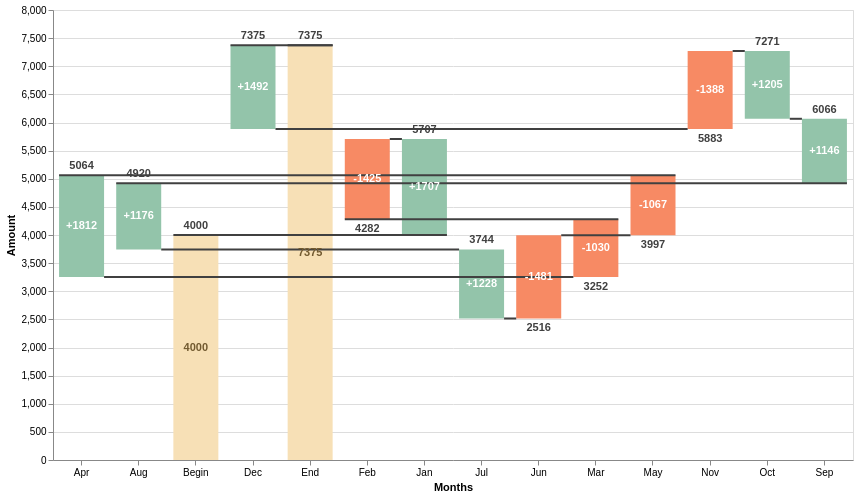

The Vega-Lite source for this figure:
### Vega specification from a JSON file in a GitHub repository (floating-point values rounded to 4 significant figures)
{"$schema": "https://vega.github.io/schema/vega/v6.json", "background": "white", "padding": 5, "width": 800, "height": 450, "style": "cell", "data": [{"name": "source_0", "values": [{"label": "Begin", "amount": 4000}, {"label": "Jan", "amount": 1707}, {"label": "Feb", "amount": -1425}, {"label": "Mar", "amount": -1030}, {"label": "Apr", "amount": 1812}, {"label": "May", "amount": -1067}, {"label": "Jun", "amount": -1481}, {"label": "Jul", "amount": 1228}, {"label": "Aug", "amount": 1176}, {"label": "Sep", "amount": 1146}, {"label": "Oct", "amount": 1205}, {"label": "Nov", "amount": -1388}, {"label": "Dec", "amount": 1492}, {"label": "End", "amount": 0}]}, {"name": "data_0", "source": "source_0", "transform": [{"type": "window", "params": [null], "as": ["sum"], "ops": ["sum"], "fields": ["amount"], "sort": {"field": [], "order": []}}, {"type": "window", "params": [null], "as": ["lead"], "ops": ["lead"], "fields": ["label"], "sort": {"field": [], "order": []}}, {"type": "formula", "expr": "datum.lead === null ? datum.label : datum.lead", "as": "lead"}, {"type": "formula", "expr": "datum.label === 'End' ? 0 : datum.sum - datum.amount", "as": "previous_sum"}, {"type": "formula", "expr": "datum.label === 'End' ? datum.sum : datum.amount", "as": "amount"}, {"type": "formula", "expr": "(datum.label !== 'Begin' && datum.label !== 'End' && datum.amount > 0 ? '+' : '') + datum.amount", "as": "text_amount"}, {"type": "formula", "expr": "(datum.sum + datum.previous_sum) / 2", "as": "center"}]}, {"name": "data_1", "source": "data_0", "transform": [{"type": "filter", "expr": "isValid(datum[\"previous_sum\"]) && isFinite(+datum[\"previous_sum\"])"}]}, {"name": "data_2", "source": "data_0", "transform": [{"type": "filter", "expr": "isValid(datum[\"sum\"]) && isFinite(+datum[\"sum\"])"}]}, {"name": "data_3", "source": "data_0", "transform": [{"type": "filter", "expr": "isValid(datum[\"center\"]) && isFinite(+datum[\"center\"])"}]}], "marks": [{"name": "layer_0_marks", "type": "rect", "style": ["bar"], "from": {"data": "data_1"}, "encode": {"update": {"fill": [{"test": "datum.label === 'Begin' || datum.label === 'End'", "value": "#f7e0b6"}, {"test": "datum.sum < datum.previous_sum", "value": "#f78a64"}, {"value": "#93c4aa"}], "ariaRoleDescription": {"value": "bar"}, "description": {"signal": "\"label: \" + (isValid(datum[\"label\"]) ? isArray(datum[\"label\"]) ? join(datum[\"label\"], ' ') : datum[\"label\"] : \"\"+datum[\"label\"]) + \"; Amount: \" + (format(datum[\"previous_sum\"], \"\")) + \"; sum: \" + (format(datum[\"sum\"], \"\"))"}, "xc": {"scale": "x", "field": "label", "band": 0.5}, "width": {"value": 45}, "y": {"scale": "y", "field": "previous_sum"}, "y2": {"scale": "y", "field": "sum"}}}}, {"name": "layer_1_marks", "type": "rule", "style": ["rule"], "from": {"data": "data_2"}, "encode": {"update": {"opacity": {"value": 1}, "strokeWidth": {"value": 2}, "stroke": {"value": "#404040"}, "description": {"signal": "\"label: \" + (isValid(datum[\"label\"]) ? isArray(datum[\"label\"]) ? join(datum[\"label\"], ' ') : datum[\"label\"] : \"\"+datum[\"label\"]) + \"; sum: \" + (format(datum[\"sum\"], \"\")) + \"; lead: \" + (isValid(datum[\"lead\"]) ? isArray(datum[\"lead\"]) ? join(datum[\"lead\"], ' ') : datum[\"lead\"] : \"\"+datum[\"lead\"])"}, "x": {"scale": "x", "field": "label", "offset": -22.5, "band": 0.5}, "x2": {"scale": "x", "field": "lead", "offset": 22.5, "band": 0.5}, "y": {"scale": "y", "field": "sum"}}}}, {"name": "layer_2_marks", "type": "text", "style": ["text"], "from": {"data": "data_2"}, "encode": {"update": {"baseline": {"signal": "datum.amount >= 0 ? 'bottom' : 'top'"}, "dy": {"signal": "datum.amount >= 0 ? -4 : 4"}, "fill": {"value": "#404040"}, "description": {"signal": "\"label: \" + (isValid(datum[\"label\"]) ? isArray(datum[\"label\"]) ? join(datum[\"label\"], ' ') : datum[\"label\"] : \"\"+datum[\"label\"]) + \"; sum: \" + (format(datum[\"sum\"], \"\"))"}, "x": {"scale": "x", "field": "label", "band": 0.5}, "y": {"scale": "y", "field": "sum"}, "text": {"signal": "isValid(datum[\"sum\"]) ? datum[\"sum\"] : \"\"+datum[\"sum\"]"}, "align": {"value": "center"}}}}, {"name": "layer_3_marks", "type": "text", "style": ["text"], "from": {"data": "data_3"}, "encode": {"update": {"baseline": {"value": "middle"}, "fontWeight": {"value": "bold"}, "fill": [{"test": "datum.label === 'Begin' || datum.label === 'End'", "value": "#725a30"}, {"value": "white"}], "description": {"signal": "\"label: \" + (isValid(datum[\"label\"]) ? isArray(datum[\"label\"]) ? join(datum[\"label\"], ' ') : datum[\"label\"] : \"\"+datum[\"label\"]) + \"; center: \" + (format(datum[\"center\"], \"\")) + \"; text_amount: \" + (isValid(datum[\"text_amount\"]) ? isArray(datum[\"text_amount\"]) ? join(datum[\"text_amount\"], ' ') : datum[\"text_amount\"] : \"\"+datum[\"text_amount\"])"}, "x": {"scale": "x", "field": "label", "band": 0.5}, "y": {"scale": "y", "field": "center"}, "text": {"signal": "isValid(datum[\"text_amount\"]) ? datum[\"text_amount\"] : \"\"+datum[\"text_amount\"]"}, "align": {"value": "center"}}}}], "scales": [{"name": "x", "type": "band", "domain": {"fields": [{"data": "data_1", "field": "label"}, {"data": "data_2", "field": "label"}, {"data": "data_2", "field": "lead"}, {"data": "data_3", "field": "label"}], "sort": true}, "range": [0, {"signal": "width"}], "paddingInner": 0.1, "paddingOuter": 0.05}, {"name": "y", "type": "linear", "domain": {"fields": [{"data": "data_1", "field": "previous_sum"}, {"data": "data_1", "field": "sum"}, {"data": "data_2", "field": "sum"}, {"data": "data_3", "field": "center"}]}, "range": [{"signal": "height"}, 0], "nice": true, "zero": true}], "axes": [{"scale": "y", "orient": "left", "gridScale": "x", "grid": true, "tickCount": {"signal": "ceil(height/40)"}, "domain": false, "labels": false, "aria": false, "maxExtent": 0, "minExtent": 0, "ticks": false, "zindex": 0}, {"scale": "x", "orient": "bottom", "grid": false, "title": "Months", "labelAngle": 0, "labelBaseline": "top", "zindex": 0}, {"scale": "y", "orient": "left", "grid": false, "title": "Amount", "labelOverlap": true, "tickCount": {"signal": "ceil(height/40)"}, "zindex": 0}], "config": {"style": {"text": {"fontWeight": "bold"}}}}
